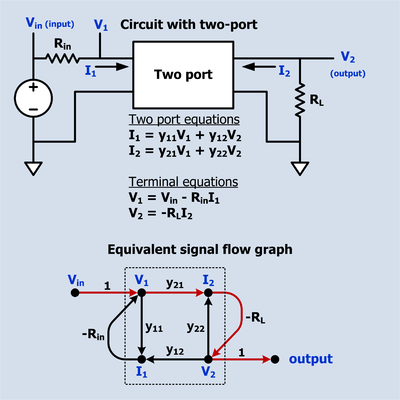
#> input picture Data_Set/000027.jpg, 400 x 400 px, found by its file name
$ jupyter execute imageSkeleton-checkpoint.ipynb   (shell and % lines are left out)   (older library calls are emulated)
#> lines starting #> are read from the running program, lines starting #| are printed output that depends on the picture; after the words box and inside, x2 and y2 are one past the last pixel; in counts of white or black regions, pixels touching at a corner belong together
[cell 1]
"""

"""


import numpy as np
import cv2
from matplotlib import pyplot as plt


from scipy.misc import toimage, fromimage
from scipy.misc.pilutil import Image
from skimage.morphology import skeletonize
from skimage.util import img_as_ubyte

im=cv2.imread('000027.jpg',0);
#> im: shape (400, 400); min 0, max 255, mean 210.3
ret2,th2 = cv2.threshold(im,0,255,cv2.THRESH_BINARY+cv2.THRESH_OTSU)
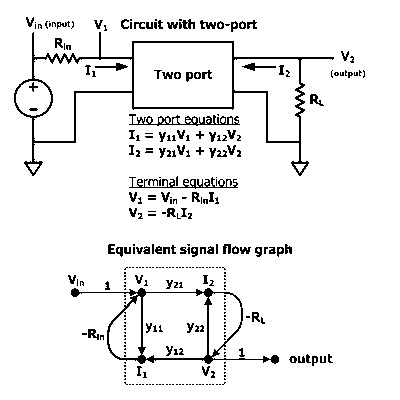
#> th2: shape (400, 400); 93.6% white; black in thin lines or dots, all inside (x1, y1, x2, y2) = (14, 17, 365, 385)
#> ret2 = 135
th2=255-th2;
th2=th2/np.max(th2);

cv2.imshow('',th2)
b = skeletonize(th2)
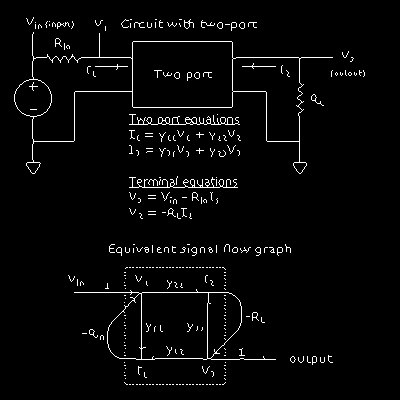
#> b: shape (400, 400) bool; 2.9% white in thin lines or dots, all inside (x1, y1, x2, y2) = (14, 17, 365, 385)
#
plt.imshow(b)
#


cv2.waitKey(0)
cv2.destroyAllWindows()


#c.save('../figures//skeleton_output.png')

$ run again, with Data_Set/000000.jpg copied over Data_Set/000027.jpg
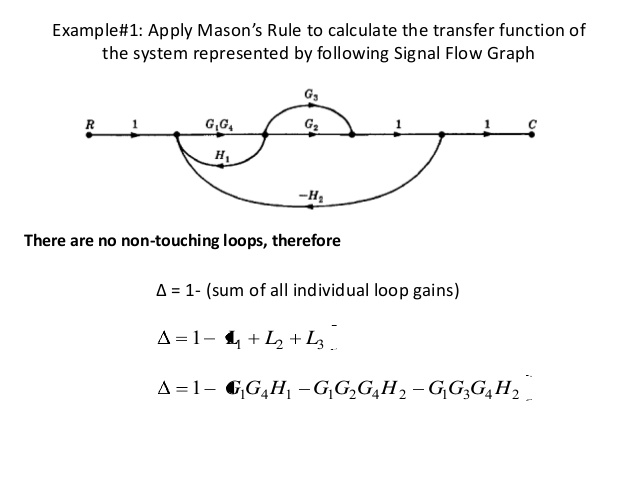
#> input picture Data_Set/000000.jpg, 638 x 479 px, found by its file name
#> im is the input picture: shape (479, 638); min 0, max 255, mean 247.1
#> `ret2,th2 = cv2.threshold(im,0,255,cv2.THRESH_BINARY+cv2.THRESH_OTSU)`:
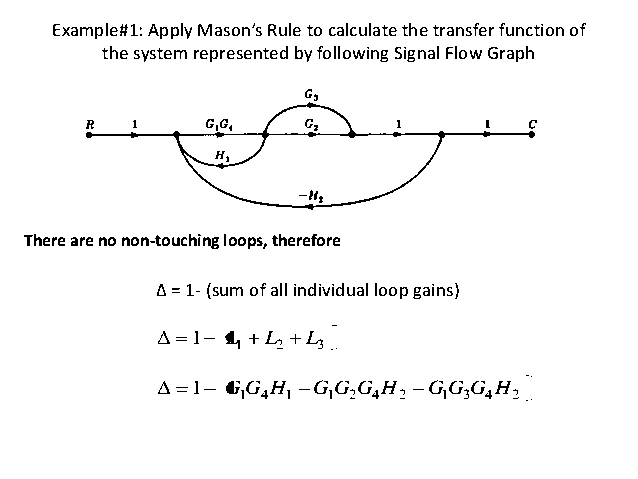
#> th2: shape (479, 638); 96.5% white; black in thin lines or dots, all inside (x1, y1, x2, y2) = (24, 23, 586, 401)
#> ret2 = 154
#> `b = skeletonize(th2)`:
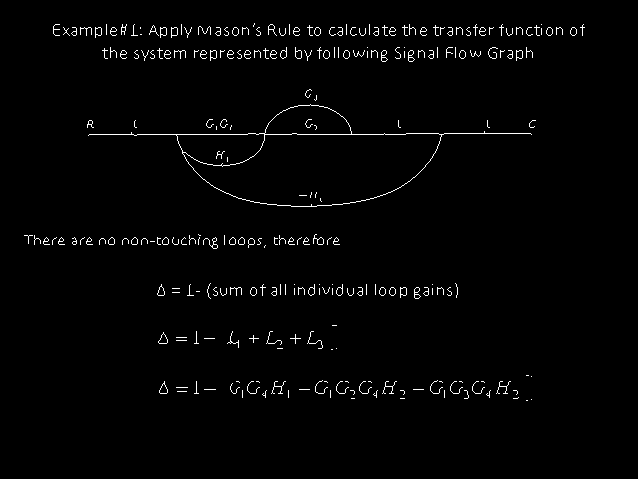
#> b: shape (479, 638) bool; 1.7% white in thin lines or dots, all inside (x1, y1, x2, y2) = (24, 23, 585, 401)

$ run again, with Data_Set/000001.jpg copied over Data_Set/000027.jpg
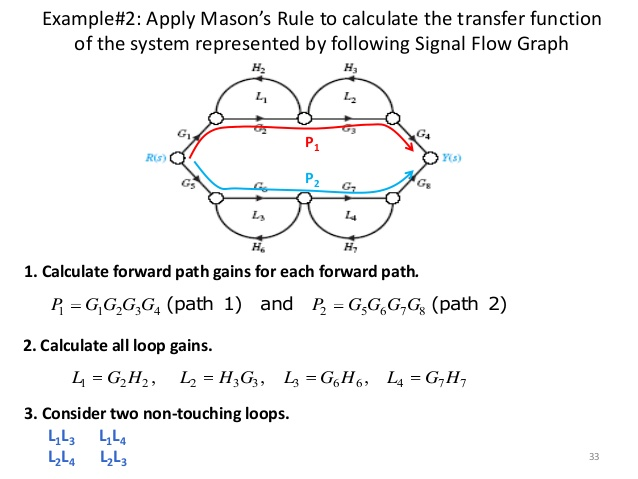
#> input picture Data_Set/000001.jpg, 638 x 479 px, found by its file name
#> `ret2,th2 = cv2.threshold(im,0,255,cv2.THRESH_BINARY+cv2.THRESH_OTSU)`:
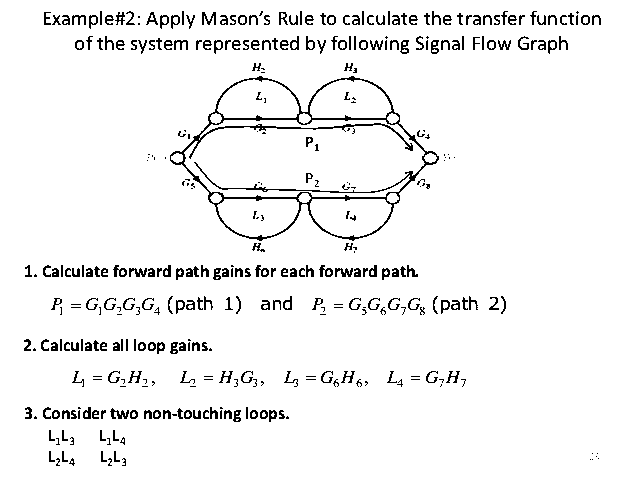
#> th2: shape (479, 638); 94.9% white; black in thin lines or dots, all inside (x1, y1, x2, y2) = (24, 11, 601, 466)
#> ret2 = 158
#> `b = skeletonize(th2)`:
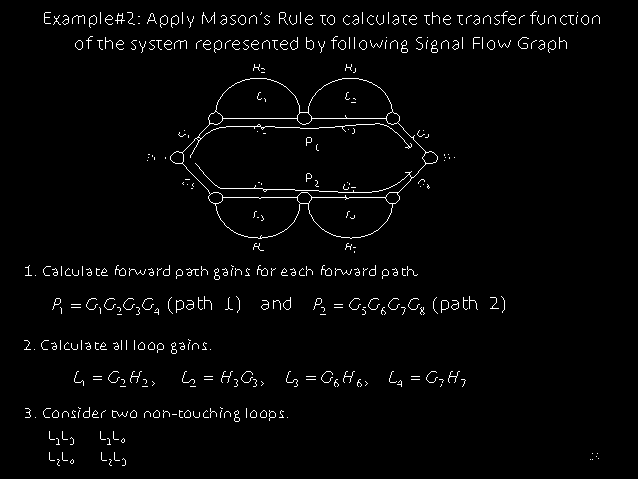
#> b: shape (479, 638) bool; 2.4% white in thin lines or dots, all inside (x1, y1, x2, y2) = (24, 11, 600, 466)

$ run again, with Data_Set/000002.jpg copied over Data_Set/000027.jpg
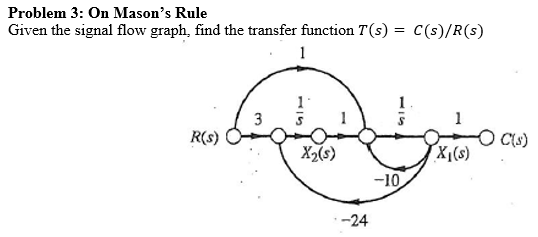
#> input picture Data_Set/000002.jpg, 538 x 237 px, found by its file name
#> im is the input picture: shape (237, 538); min 0, max 255, mean 245.4
#> `ret2,th2 = cv2.threshold(im,0,255,cv2.THRESH_BINARY+cv2.THRESH_OTSU)`:
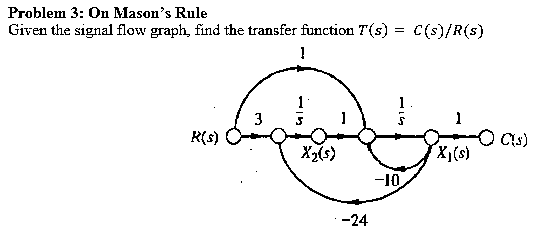
#> th2: shape (237, 538); 95.7% white; black in thin lines or dots, all inside (x1, y1, x2, y2) = (8, 7, 527, 226)
#> ret2 = 157
#> `b = skeletonize(th2)`:
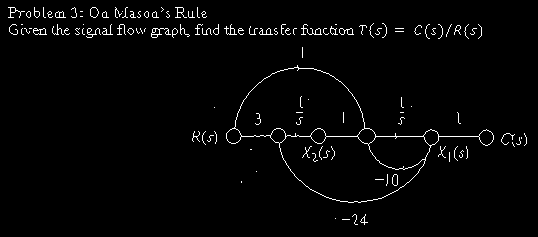
#> b: shape (237, 538) bool; 2.2% white in thin lines or dots, all inside (x1, y1, x2, y2) = (8, 7, 527, 225)
